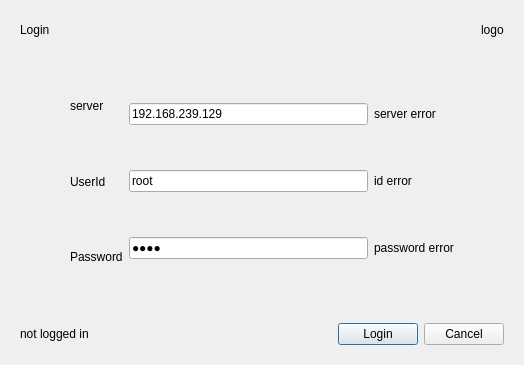
<?xml version="1.0" encoding="UTF-8"?>
<ui version="4.0">
 <class>LoginDialog</class>
 <widget class="QDialog" name="LoginDialog">
  <property name="geometry">
   <rect>
    <x>0</x>
    <y>0</y>
    <width>524</width>
    <height>365</height>
   </rect>
  </property>
  <property name="windowTitle">
   <string>Dialog</string>
  </property>
  <layout class="QVBoxLayout" name="verticalLayout_2">
   <item>
    <widget class="QWidget" name="widget_2" native="true">
     <property name="sizePolicy">
      <sizepolicy hsizetype="Preferred" vsizetype="Fixed">
       <horstretch>0</horstretch>
       <verstretch>0</verstretch>
      </sizepolicy>
     </property>
     <property name="minimumSize">
      <size>
       <width>0</width>
       <height>30</height>
      </size>
     </property>
     <layout class="QHBoxLayout" name="horizontalLayout">
      <item>
       <widget class="QLabel" name="AppName">
        <property name="text">
         <string>Login</string>
        </property>
       </widget>
      </item>
      <item>
       <spacer name="horizontalSpacer">
        <property name="orientation">
         <enum>Qt::Horizontal</enum>
        </property>
        <property name="sizeHint" stdset="0">
         <size>
          <width>407</width>
          <height>20</height>
         </size>
        </property>
       </spacer>
      </item>
      <item>
       <widget class="QLabel" name="logo">
        <property name="text">
         <string>logo</string>
        </property>
       </widget>
      </item>
     </layout>
    </widget>
   </item>
   <item>
    <widget class="QWidget" name="widget" native="true">
     <layout class="QHBoxLayout" name="horizontalLayout_3">
      <item>
       <layout class="QHBoxLayout" name="horizontalLayout_4">
        <item>
         <spacer name="horizontalSpacer_2">
          <property name="orientation">
           <enum>Qt::Horizontal</enum>
          </property>
          <property name="sizeType">
           <enum>QSizePolicy::Fixed</enum>
          </property>
          <property name="sizeHint" stdset="0">
           <size>
            <width>50</width>
            <height>30</height>
           </size>
          </property>
         </spacer>
        </item>
       </layout>
      </item>
      <item>
       <layout class="QVBoxLayout" name="verticalLayout_3">
        <item>
         <spacer name="verticalSpacer">
          <property name="orientation">
           <enum>Qt::Vertical</enum>
          </property>
          <property name="sizeType">
           <enum>QSizePolicy::Fixed</enum>
          </property>
          <property name="sizeHint" stdset="0">
           <size>
            <width>20</width>
            <height>7</height>
           </size>
          </property>
         </spacer>
        </item>
        <item>
         <widget class="QLabel" name="label_2">
          <property name="text">
           <string>server</string>
          </property>
         </widget>
        </item>
        <item>
         <widget class="QLabel" name="label_4">
          <property name="text">
           <string>UserId</string>
          </property>
         </widget>
        </item>
        <item>
         <widget class="QLabel" name="label_5">
          <property name="text">
           <string>Password</string>
          </property>
         </widget>
        </item>
        <item>
         <spacer name="verticalSpacer_2">
          <property name="orientation">
           <enum>Qt::Vertical</enum>
          </property>
          <property name="sizeType">
           <enum>QSizePolicy::Fixed</enum>
          </property>
          <property name="sizeHint" stdset="0">
           <size>
            <width>20</width>
            <height>7</height>
           </size>
          </property>
         </spacer>
        </item>
       </layout>
      </item>
      <item>
       <layout class="QGridLayout" name="gridLayout">
        <item row="2" column="0">
         <widget class="QLineEdit" name="lineEdit_psw">
          <property name="text">
           <string>root</string>
          </property>
          <property name="echoMode">
           <enum>QLineEdit::Password</enum>
          </property>
         </widget>
        </item>
        <item row="1" column="0">
         <widget class="QLineEdit" name="lineEdit_UserId">
          <property name="text">
           <string>root</string>
          </property>
         </widget>
        </item>
        <item row="0" column="0">
         <widget class="QLineEdit" name="lineEdit_server">
          <property name="sizePolicy">
           <sizepolicy hsizetype="Preferred" vsizetype="Fixed">
            <horstretch>0</horstretch>
            <verstretch>0</verstretch>
           </sizepolicy>
          </property>
          <property name="minimumSize">
           <size>
            <width>80</width>
            <height>0</height>
           </size>
          </property>
          <property name="text">
           <string>192.168.239.129</string>
          </property>
         </widget>
        </item>
        <item row="0" column="1">
         <widget class="QLabel" name="label_serverError">
          <property name="sizePolicy">
           <sizepolicy hsizetype="Preferred" vsizetype="Preferred">
            <horstretch>0</horstretch>
            <verstretch>0</verstretch>
           </sizepolicy>
          </property>
          <property name="text">
           <string>server error</string>
          </property>
         </widget>
        </item>
        <item row="1" column="1">
         <widget class="QLabel" name="label_UserIdError">
          <property name="sizePolicy">
           <sizepolicy hsizetype="Preferred" vsizetype="Preferred">
            <horstretch>0</horstretch>
            <verstretch>0</verstretch>
           </sizepolicy>
          </property>
          <property name="minimumSize">
           <size>
            <width>30</width>
            <height>0</height>
           </size>
          </property>
          <property name="text">
           <string>id error</string>
          </property>
         </widget>
        </item>
        <item row="2" column="1">
         <widget class="QLabel" name="label_pswError">
          <property name="sizePolicy">
           <sizepolicy hsizetype="Preferred" vsizetype="Preferred">
            <horstretch>0</horstretch>
            <verstretch>0</verstretch>
           </sizepolicy>
          </property>
          <property name="text">
           <string>password error</string>
          </property>
         </widget>
        </item>
       </layout>
      </item>
      <item>
       <layout class="QHBoxLayout" name="horizontalLayout_5">
        <item>
         <spacer name="horizontalSpacer_3">
          <property name="orientation">
           <enum>Qt::Horizontal</enum>
          </property>
          <property name="sizeType">
           <enum>QSizePolicy::Fixed</enum>
          </property>
          <property name="sizeHint" stdset="0">
           <size>
            <width>50</width>
            <height>30</height>
           </size>
          </property>
         </spacer>
        </item>
       </layout>
      </item>
     </layout>
    </widget>
   </item>
   <item>
    <widget class="QWidget" name="widget_3" native="true">
     <property name="sizePolicy">
      <sizepolicy hsizetype="Preferred" vsizetype="Fixed">
       <horstretch>0</horstretch>
       <verstretch>30</verstretch>
      </sizepolicy>
     </property>
     <property name="minimumSize">
      <size>
       <width>0</width>
       <height>30</height>
      </size>
     </property>
     <layout class="QHBoxLayout" name="horizontalLayout_2">
      <item>
       <widget class="QLabel" name="label_state">
        <property name="text">
         <string>not logged in</string>
        </property>
       </widget>
      </item>
      <item>
       <spacer name="horizontalSpacer_4">
        <property name="orientation">
         <enum>Qt::Horizontal</enum>
        </property>
        <property name="sizeHint" stdset="0">
         <size>
          <width>275</width>
          <height>20</height>
         </size>
        </property>
       </spacer>
      </item>
      <item>
       <widget class="QPushButton" name="btn_login">
        <property name="text">
         <string>Login</string>
        </property>
       </widget>
      </item>
      <item>
       <widget class="QPushButton" name="btn_cancel">
        <property name="text">
         <string>Cancel</string>
        </property>
       </widget>
      </item>
     </layout>
    </widget>
   </item>
  </layout>
 </widget>
 <resources/>
 <connections/>
</ui>
